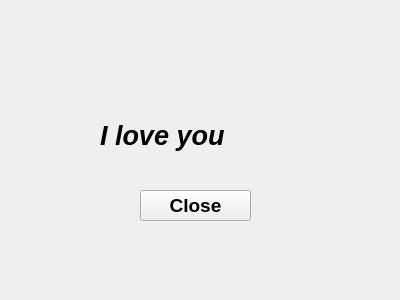
<?xml version="1.0" encoding="UTF-8"?>
<ui version="4.0">
 <class>Widget</class>
 <widget class="QWidget" name="Widget">
  <property name="geometry">
   <rect>
    <x>0</x>
    <y>0</y>
    <width>400</width>
    <height>300</height>
   </rect>
  </property>
  <property name="windowTitle">
   <string>Widget</string>
  </property>
  <widget class="QLabel" name="label">
   <property name="geometry">
    <rect>
     <x>100</x>
     <y>110</y>
     <width>221</width>
     <height>51</height>
    </rect>
   </property>
   <property name="font">
    <font>
     <pointsize>20</pointsize>
     <weight>75</weight>
     <italic>true</italic>
     <bold>true</bold>
    </font>
   </property>
   <property name="text">
    <string>I love you</string>
   </property>
  </widget>
  <widget class="QPushButton" name="pushButton">
   <property name="geometry">
    <rect>
     <x>140</x>
     <y>190</y>
     <width>111</width>
     <height>31</height>
    </rect>
   </property>
   <property name="font">
    <font>
     <pointsize>14</pointsize>
     <weight>75</weight>
     <bold>true</bold>
    </font>
   </property>
   <property name="text">
    <string>Close</string>
   </property>
  </widget>
 </widget>
 <layoutdefault spacing="6" margin="11"/>
 <resources/>
 <connections>
  <connection>
   <sender>pushButton</sender>
   <signal>clicked()</signal>
   <receiver>Widget</receiver>
   <slot>close()</slot>
   <hints>
    <hint type="sourcelabel">
     <x>179</x>
     <y>197</y>
    </hint>
    <hint type="destinationlabel">
     <x>199</x>
     <y>149</y>
    </hint>
   </hints>
  </connection>
 </connections>
</ui>
